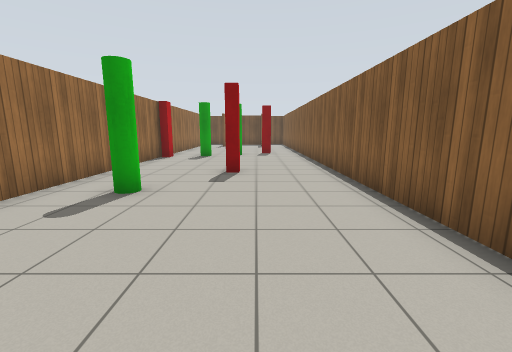
view 1 (above)

13 first-person views from a walk through a world built for the Gazebo simulator. The camera is 1.2 m above the floor, tilts 10° down and sees 90° across. The lines on the ground mark 1 m squares. The floor is counted in squares, 1 m on a side. Each view is taken from the middle of a square. On the plan, view 1 faces up. The plan holds only what a view shows up to about 12 squares ahead; the rest is blank. Gazebo's built-in surfaces are drawn with simple patterns.

view 2
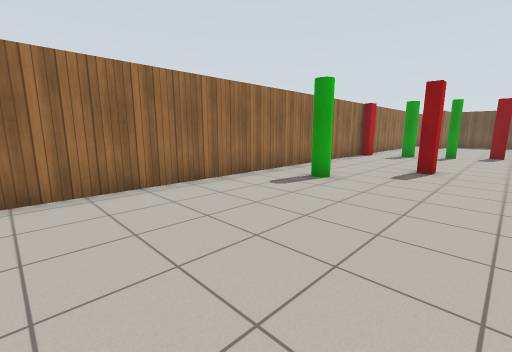

view 3
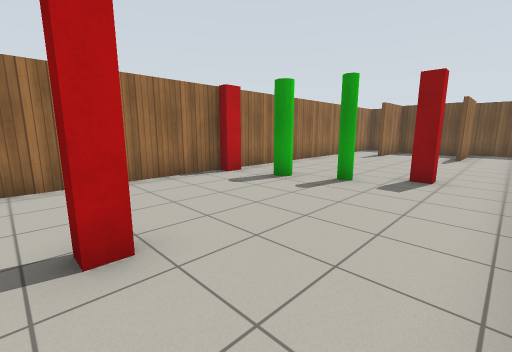

view 4
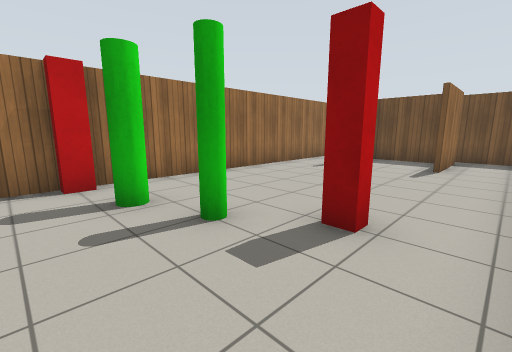

view 5
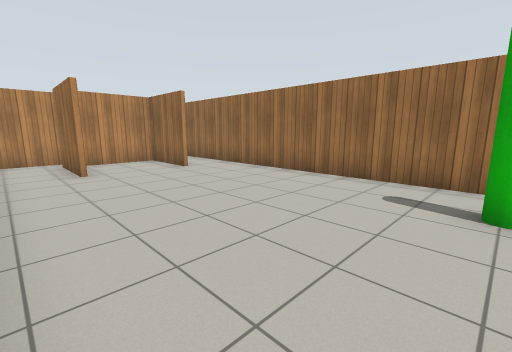

view 6
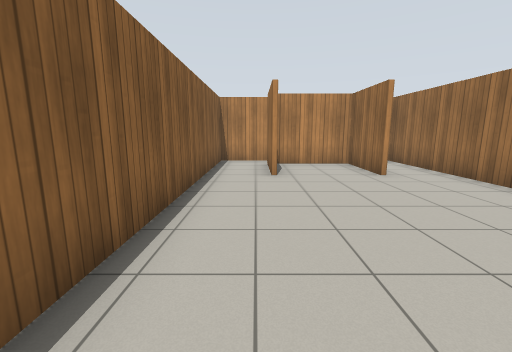

view 7
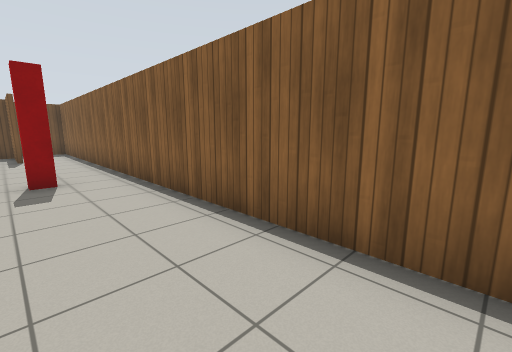

view 8
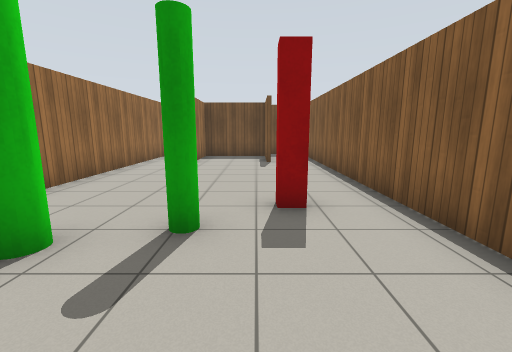

view 9
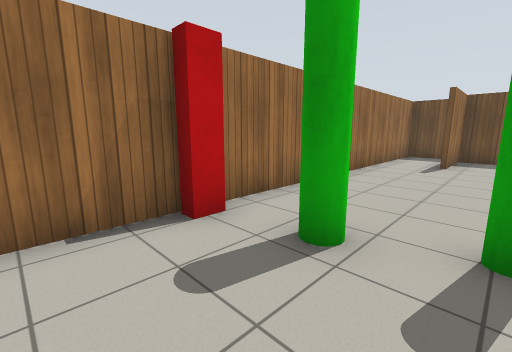

view 10
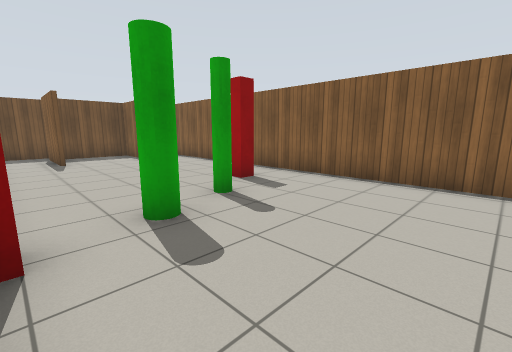

view 11
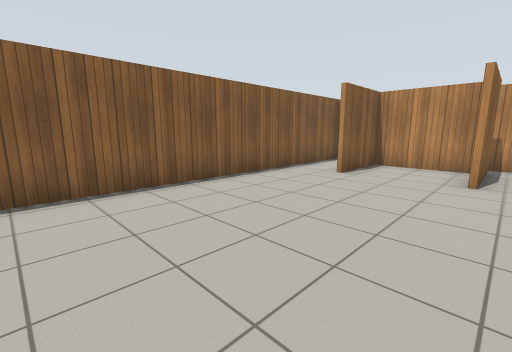

view 12
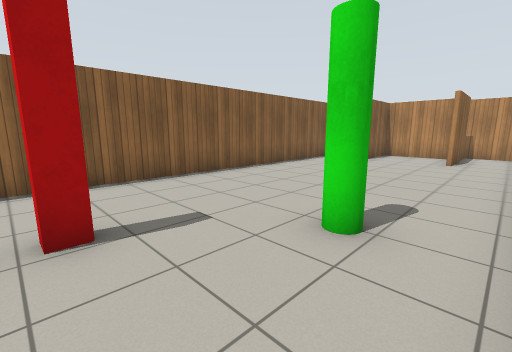

view 13
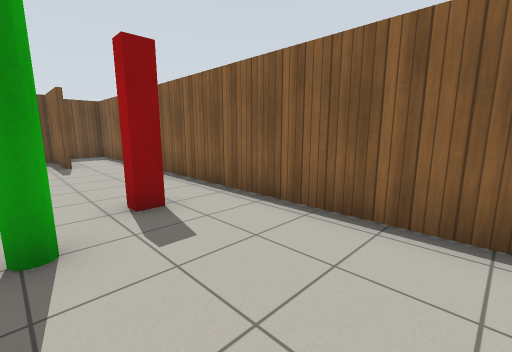

### Floor plan
Points are (right, up) in squares from view 1. A wall is a line through its corners. A room is listed if a view was taken in it or the views show most of it. See-through windows are left out.
Room 1 (views 1, 2, 3, 4, 5, 6, 7, 8, 9, 10, 11, 12, 13)
walls: (-2.4, -2.9) (-2.4, -5.4) (0.4, -5.4) (0.4, -2.9); (0.6, -2.9) (0.6, -5.6); (0.4, 19.9) (0.4, 22.4) (-2.4, 22.4) (-2.4, 19.9); (-2.6, 19.9) (-2.6, 22.6); (-2.6, -5.6) (-2.6, -2.9); (0.4, -6.4) (2.4, -6.4) (2.4, 23.4) (0.4, 23.4); (0.6, 22.6) (0.6, 19.9); (-4.4, 22.4) (-4.4, -6.4) (-2.5, -6.4)
ways out: opening at (-4, 23)
objects: red post (-4, 12); green pole (-3, 5); green pole (-2, 12); red post (-1, 8); green pole (-1, 13); red post (1, 14)

Positions as (right, up) in squares from view 1, and headings:
1: (0, 0), facing up
2: (1, -1), facing up-left
3: (2, 7), facing up-left
4: (2, 11), facing up-left
5: (2, 5), facing down-left
6: (1, 4), facing down
7: (0, 7), facing up-right
8: (0, 10), facing up
9: (-1, 10), facing up-left
10: (-4, 9), facing up-right
11: (-3, 4), facing down-right
12: (-4, 8), facing down-right
13: (-1, 10), facing up-right
